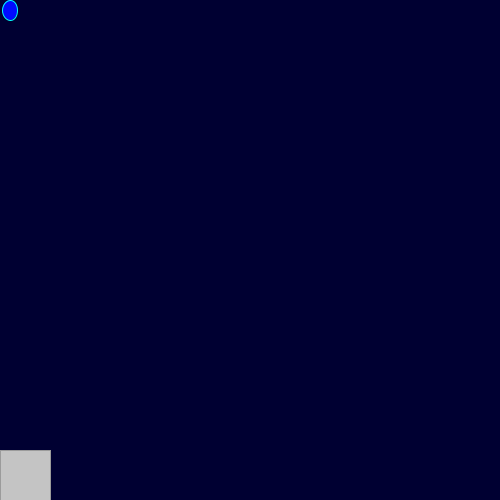
Frame 1 (no input)
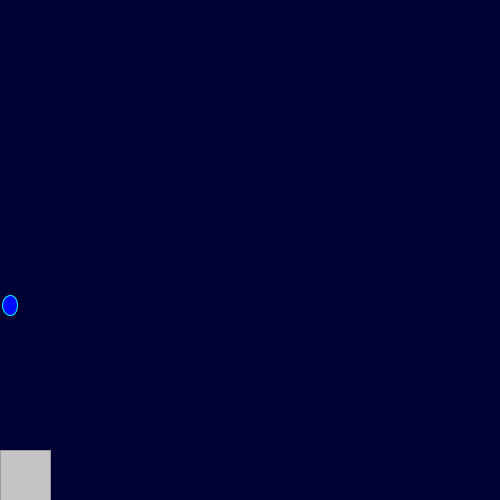
Frame 60 (the mouse pressed at the canvas centre just before this capture)
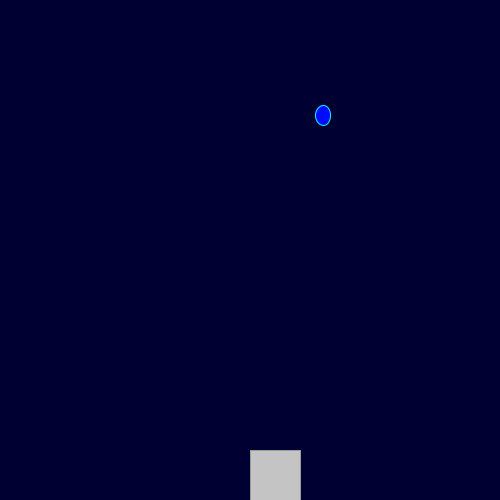
Frame 120 (the mouse held since frame 60 and released just before this capture)

The Processing sketch that drew these frames (run headless with seeded random() and noise(); from frame 60 on, the mouse is pressed at the canvas centre):

// Processing sketch: rain_game
// ── rain_game.pde
int Y=10;
int randomNumber =10;
int score=0;
void setup(){
  size(500,500);
  
 
}
void draw(){
    fill(0, 1000, 0);
    textSize(16);
    text("Score: " + score, 20, 20);
 background(0,0,50);
    fill(0, 10, 1000);
    stroke(0, 300, 1000);
    ellipse(randomNumber, Y, 15, 20);
    Y=Y+5;
    if(Y>495){
      Y=10;
     randomNumber = (int) random(width); 
    }
     fill(#C4C4C4);
    stroke(#9B9B9B);
     rect(mouseX, 450, 50, 60);
  if(randomNumber==mouseX&&Y==450){
    Y=10;
    score=score+1;
    
  }
  
}
